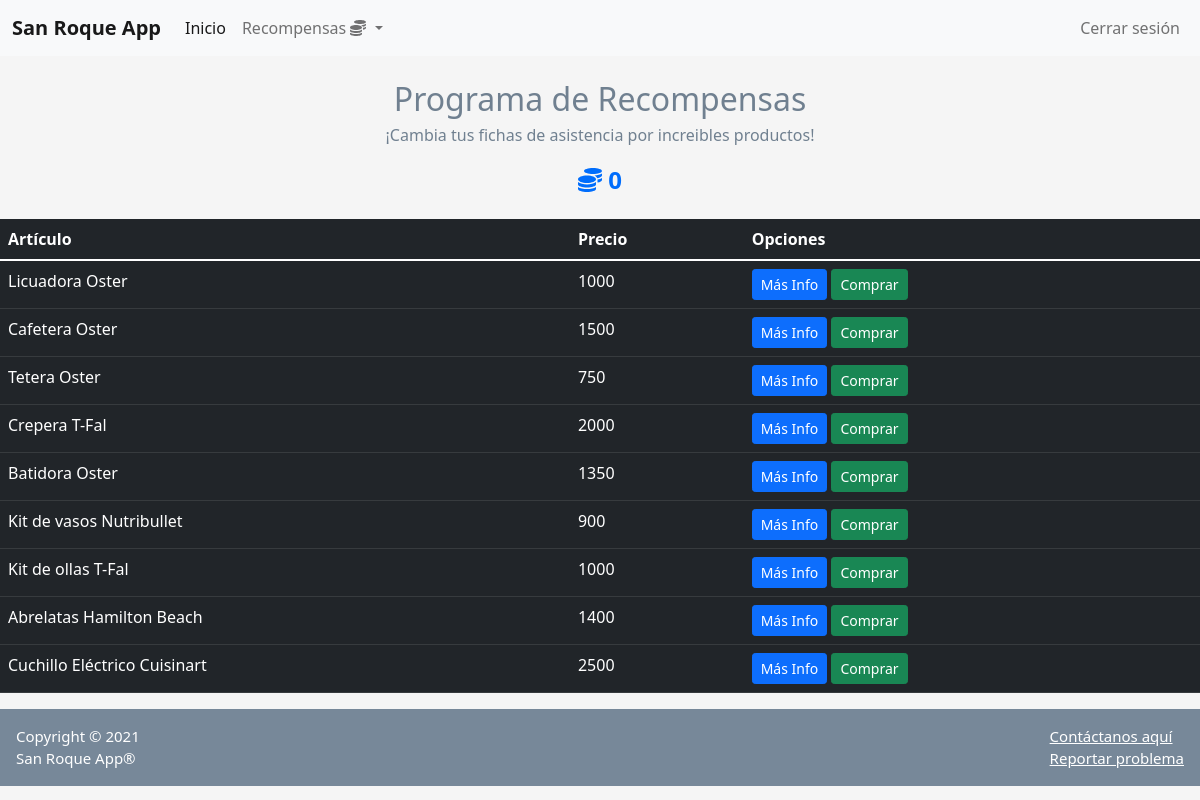
The page /market (signed in) on the database its author committed.
### market/models.py (models this page shows, shortened)
class User(db.Model, UserMixin):
    id = db.Column(db.Integer(), primary_key=True)
    username = db.Column(db.String(length=30), nullable=False, unique=True)
    email_address = db.Column(db.String(length=50), nullable=False, unique=True)
    password_hash = db.Column(db.String(length=60), nullable=False)
    budget = db.Column(db.Integer(), nullable=False, default=0)
    items = db.relationship('Item', backref='owned_user', lazy=True)
    @property
    def prettier_budget(self):
        if len(str(self.budget))  >= 4:
            return f'{str(self.budget)[:-3]},{str(self.budget)[-3:]}'
        else:
            return f"{self.budget}"
    @property
    def password(self):
        return self.password

class Item(db.Model):
    id = db.Column(db.Integer(), primary_key=True)
    name = db.Column(db.String(length=30), nullable=False, unique=True)
    price = db.Column(db.Integer(), nullable=False)
    barcode = db.Column(db.String(length=12), nullable=False, unique=True)
    description = db.Column(db.String(length=1024), nullable=False, unique=True)
    owner = db.Column(db.Integer(), db.ForeignKey('user.id'))

### market/routes.py (the view, shortened to what this page needs)
@app.route('/market', methods=['GET', 'POST'])
@login_required
def market_page():
    purchase_form = PurchaseItemForm()
    selling_form = SellItemForm()
    if request.method == "GET":
        items = Item.query.filter_by(owner=None)
        owned_items = Item.query.filter_by(owner=current_user.id)
        return render_template('market.html', items=items, purchase_form=purchase_form, owned_items=owned_items, selling_form=selling_form)

### market/models.py (called while the page is built)
@login_manager.user_loader
def load_user(user_id):
    return User.query.get(int(user_id))

### market/templates/market.html (shortened to what this page needs)
{% extends 'base.html' %}
{% block content %}
<br>
<div class="text-center">
    <h2>Programa de Recompensas</h2>
    <h6>¡Cambia tus fichas de asistencia por increibles productos!</h6>
</div>
<div class="row" style="margin-bottom:13px;">
    <font size="5"><a class="nav-link text-center" style="color: rgb(0, 109, 252); font-weight: bold">
            <i class="fas fa-coins"></i>
            {{ current_user.prettier_budget }}
        </a></font>
</div>
<table class="table table-hover table-dark">
    <thead>
        <tr>
            <th scope="col">Artículo</th>
            <th scope="col">Precio</th>
            <th scope="col">Opciones</th>
        </tr>
    </thead>
    <tbody>
        {% for item in items %}
        <tr>
            <td>{{ item.name }}</td>
            <td>{{ item.price }}</td>
            <td>
                <button type="button" class="btn btn-primary btn-sm" data-bs-toggle="modal"
                    data-bs-target="#Modal-MasInfo-{{ item.id }}">
                    Más Info
                </button>
                <button type="button" class="btn btn-success btn-sm" data-bs-toggle="modal"
                    data-bs-target="#Modal-ComprarArt-{{ item.id }}">
                    Comprar
                </button>
            </td>
        </tr>
        {% endfor %}
    </tbody>
</table>
{% endblock %}

### market/templates/base.html (style rules this page uses)
body { background-color: whitesmoke; color: slategray; }

### rows shown on the page
User: prettier_budget "0"
Item: name "Licuadora Oster", price "1000"
Item: name "Cafetera Oster", price "1500"
Item: name "Tetera Oster", price "750"
Item: name "Crepera T-Fal", price "2000"
Item: name "Batidora Oster", price "1350"
Item: name "Kit de vasos Nutribullet", price "900"
Item: name "Kit de ollas T-Fal", price "1000"
Item: name "Abrelatas Hamilton Beach", price "1400"
Item: name "Cuchillo Eléctrico Cuisinart", price "2500"
